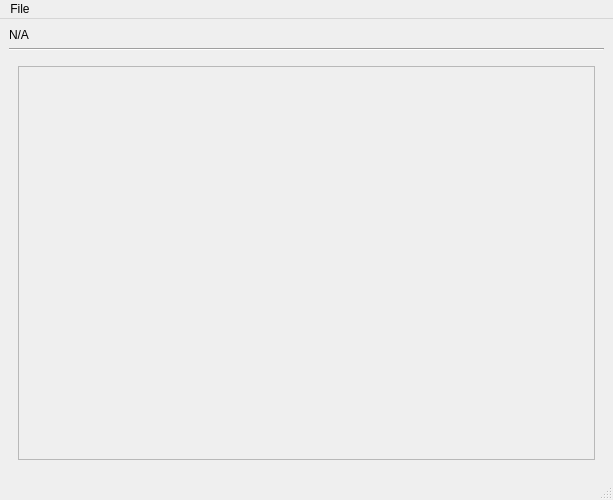
<?xml version="1.0" encoding="UTF-8"?>
<ui version="4.0">
 <class>MainWindow</class>
 <widget class="QMainWindow" name="MainWindow">
  <property name="geometry">
   <rect>
    <x>0</x>
    <y>0</y>
    <width>613</width>
    <height>500</height>
   </rect>
  </property>
  <property name="minimumSize">
   <size>
    <width>500</width>
    <height>500</height>
   </size>
  </property>
  <property name="windowTitle">
   <string>RUZ</string>
  </property>
  <property name="windowIcon">
   <iconset resource="resources.qrc">
    <normaloff>:/icons/icon.ico</normaloff>:/icons/icon.ico</iconset>
  </property>
  <widget class="QWidget" name="centralwidget">
   <layout class="QGridLayout" name="gridLayout_2">
    <item row="0" column="0">
     <widget class="QLabel" name="usernameLabel">
      <property name="text">
       <string>N/A</string>
      </property>
     </widget>
    </item>
    <item row="2" column="0">
     <widget class="QWidget" name="scheduleLayout" native="true">
      <property name="sizePolicy">
       <sizepolicy hsizetype="Preferred" vsizetype="Preferred">
        <horstretch>0</horstretch>
        <verstretch>1</verstretch>
       </sizepolicy>
      </property>
      <layout class="QVBoxLayout" name="verticalLayout">
       <item>
        <widget class="QScrollArea" name="scrollArea">
         <property name="horizontalScrollBarPolicy">
          <enum>Qt::ScrollBarAlwaysOff</enum>
         </property>
         <property name="widgetResizable">
          <bool>true</bool>
         </property>
         <widget class="QWidget" name="scrollAreaWidgetContents">
          <property name="geometry">
           <rect>
            <x>0</x>
            <y>0</y>
            <width>575</width>
            <height>383</height>
           </rect>
          </property>
          <layout class="QVBoxLayout" name="verticalLayout_2">
           <item>
            <spacer name="verticalSpacer">
             <property name="orientation">
              <enum>Qt::Vertical</enum>
             </property>
             <property name="sizeHint" stdset="0">
              <size>
               <width>20</width>
               <height>378</height>
              </size>
             </property>
            </spacer>
           </item>
          </layout>
         </widget>
        </widget>
       </item>
      </layout>
     </widget>
    </item>
    <item row="1" column="0">
     <widget class="Line" name="line">
      <property name="orientation">
       <enum>Qt::Horizontal</enum>
      </property>
     </widget>
    </item>
   </layout>
  </widget>
  <widget class="QMenuBar" name="menubar">
   <property name="geometry">
    <rect>
     <x>0</x>
     <y>0</y>
     <width>613</width>
     <height>23</height>
    </rect>
   </property>
   <widget class="QMenu" name="menuFile">
    <property name="title">
     <string>File</string>
    </property>
    <addaction name="actionSettings"/>
    <addaction name="actionExit"/>
   </widget>
   <addaction name="menuFile"/>
  </widget>
  <widget class="QStatusBar" name="statusbar"/>
  <action name="actionSettings">
   <property name="text">
    <string>Settings</string>
   </property>
   <property name="shortcut">
    <string>Ctrl+Alt+S</string>
   </property>
  </action>
  <action name="actionExit">
   <property name="text">
    <string>Exit</string>
   </property>
   <property name="shortcut">
    <string>Ctrl+Q</string>
   </property>
  </action>
 </widget>
 <resources>
  <include location="resources.qrc"/>
 </resources>
 <connections/>
</ui>
